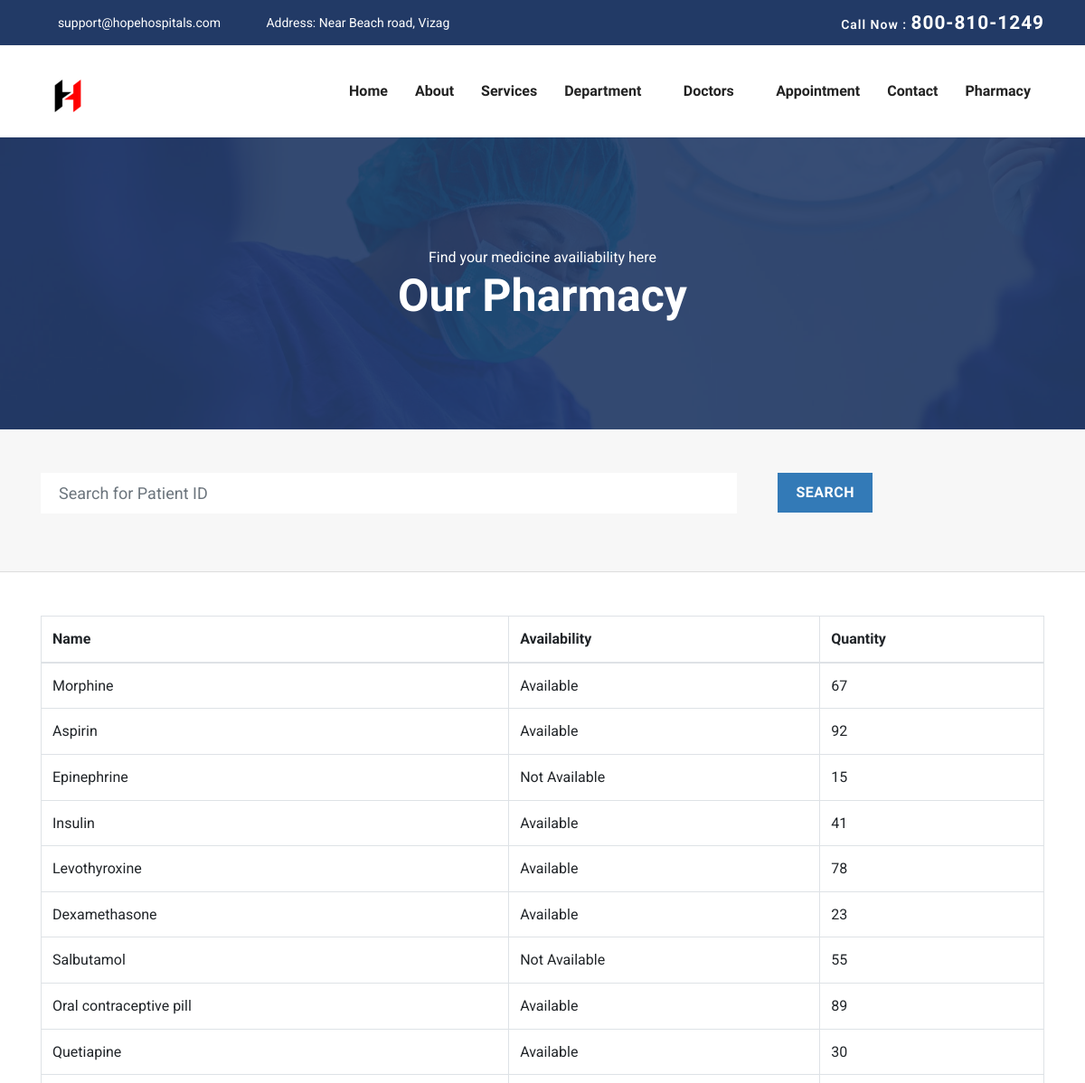
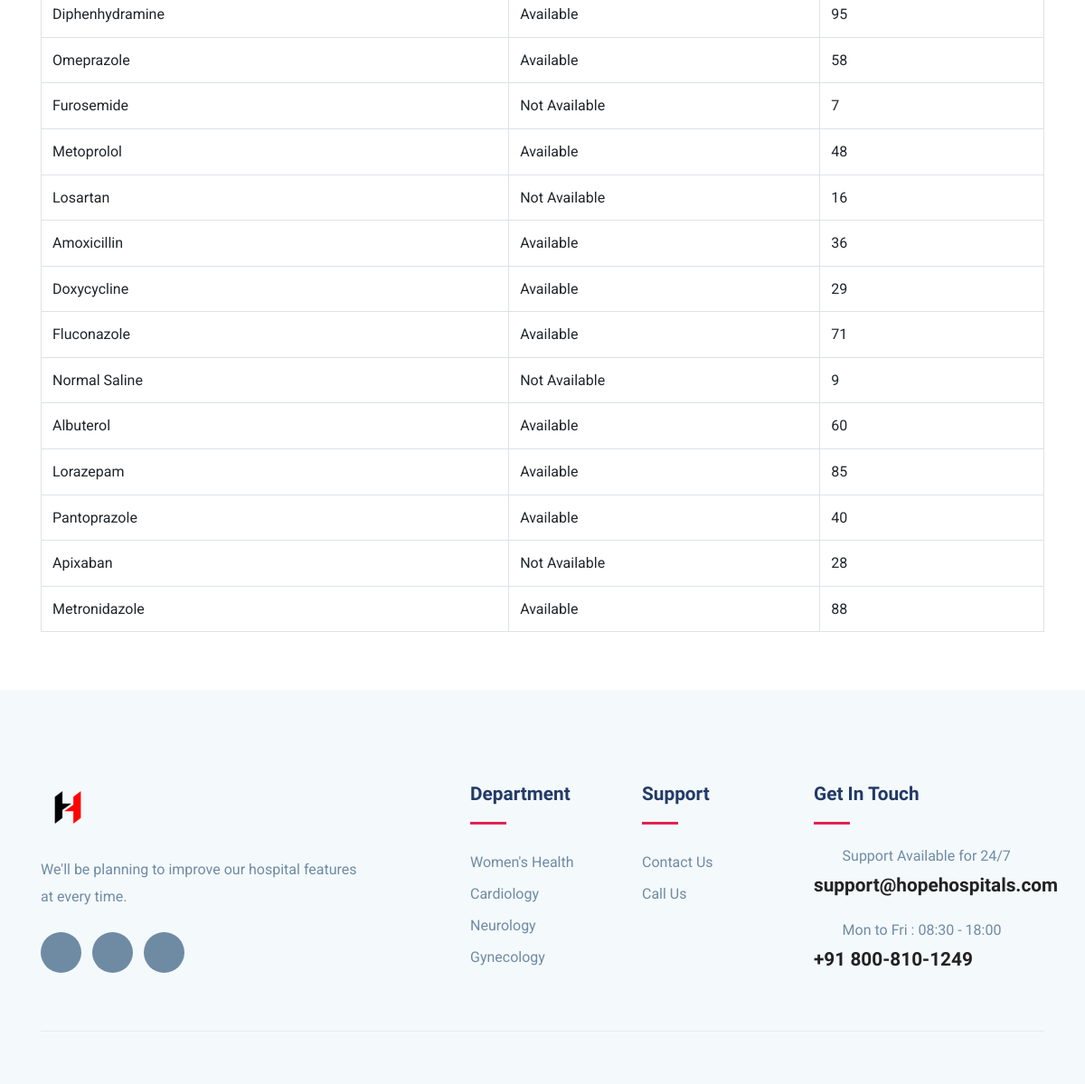
Screenshot of /pharmacy/ with the database file from the repository (2 pictures, top to bottom).
### hospital/models.py (models this page shows, shortened)
class Medicine(models.Model):
    name = models.CharField(max_length=100)
    availability = models.BooleanField(default=True)
    quantity = models.IntegerField()

### hospital/views.py (the view)
# urls.py: path('pharmacy/', views.pharmacy, name='pharmacy'),
def pharmacy(request):
    medicines = Medicine.objects.all()  # Fetch all medicines
    return render(request, 'pharmacy.html', {'medicines': medicines})  # Pass medicines to the template

### hospital/templates/pharmacy.html (shortened to what this page needs)
{% load static %}
<!DOCTYPE html>
<html lang="zxx">
<head>
  <link rel="stylesheet" href="{% static 'plugins/bootstrap/css/bootstrap.min.css' %}">
  <link rel="stylesheet" href="{% static 'plugins/icofont/icofont.min.css' %}">
  <link rel="stylesheet" href="{% static 'plugins/slick-carousel/slick/slick.css' %}">
  <link rel="stylesheet" href="{% static 'plugins/slick-carousel/slick/slick-theme.css' %}">
  <link rel="stylesheet" href="{% static 'css/style.css' %}">
</head>
<body id="top">
	<header>
		<div class="header-top-bar">
			<div class="container">
				<div class="row align-items-center">
					<div class="col-lg-6">
						<ul class="top-bar-info list-inline-item pl-0 mb-0">
							<li class="list-inline-item"><a href="mailto:support@gmail.com"><i class="icofont-support-faq mr-2"></i>support@hopehospitals.com</a></li>
							<li class="list-inline-item"><i class="icofont-location-pin mr-2"></i>Address: Near Beach road, Vizag</li>
						</ul>
					</div>
					<div class="col-lg-6">
						<div class="text-lg-right top-right-bar mt-2 mt-lg-0">
							<a href="tel:+91-800-810-1249" >
								<span>Call Now : </span>
								<span class="h4">800-810-1249</span>
							</a>
						</div>
					</div>
				</div>
			</div>
		</div>
		<nav class="navbar navbar-expand-lg navigation" id="navbar">
			<div class="container">
				  <a class="navbar-brand" href="{% url 'index' %}">
					  <img src="{% static 'images/logo.png' %}" alt="" class="img-fluid">
				  </a>
			  <div class="collapse navbar-collapse" id="navbarmain">
				<ul class="navbar-nav ml-auto">
				  <li class="nav-item active">
					<a class="nav-link" href="{% url 'index' %}">Home</a>
				  </li>
				   <li class="nav-item"><a class="nav-link" href="{% url 'about' %}">About</a></li>
					<li class="nav-item"><a class="nav-link" href="{% url 'service' %}">Services</a></li>
					<li class="nav-item dropdown">
						<a class="nav-link dropdown-toggle" href="{% url 'department' %}" id="dropdown02" data-toggle="dropdown" aria-haspopup="true" aria-expanded="false">Department <i class="icofont-thin-down"></i></a>
					  </li>
					  <li class="nav-item dropdown">
						<a class="nav-link dropdown-toggle" href="{% url 'doctor' %}" id="dropdown03" data-toggle="dropdown" aria-haspopup="true" aria-expanded="false">Doctors <i class="icofont-thin-down"></i></a>
					  </li>
					<li class="nav-item"><a class="nav-link" href="{% url 'appointment' %}">appointment</a></li>
				   <li class="nav-item"><a class="nav-link" href="{% url 'contact' %}">Contact</a></li>
				   <li class="nav-item"><a class="nav-link" href="{% url 'pharmacy' %}">Pharmacy</a></li>
				</ul>
			  </div>
			</div>
		</nav>
	</header>
<section class="page-title bg-1">
  <div class="container">
    <div class="row">
      <div class="col-md-12">
        <div class="block text-center">
          <span class="text-white">Find your medicine availiability here</span>
          <h1 class="text-capitalize mb-5 text-lg">Our Pharmacy</h1>
        </div>
      </div>
    </div>
  </div>
</section>
<section class="search-bar py-5" style="background-color: #f7f7f7; padding: 20px; border-bottom: 1px solid #ddd;">
	<div class="container">
	  <div class="row">
		<div class="col-md-10">
		  <div class="block">
			<form>
			  <div class="form-group" style="position: relative;">
				<input type="text" class="form-control form-control-lg" id="medicine-search" placeholder="Search for Patient ID" style="padding: 20px; font-size: 18px; border: none; border-radius: 0; box-shadow: none; width: calc(100% - 150px);">
				<button type="submit" class="btn btn-lg btn-primary" style="position: absolute; top: 0; right: 0; padding: 10px 20px; font-size: 16px; border: none; border-radius: 0; background-color: #337ab7; color: #fff; margin-left: 20px;">Search</button>
			  </div>
			</form>
		  </div>
		</div>
	  </div>
	</div>
  </section>
  <section class="medicine-table py-5">
	<div class="container">
	  <div class="row">
		<div class="col-md-12">
		  <table class="table table-bordered">
			<thead>
			  <tr>
				<th>Name</th>
				<th>Availability</th>
				<th>Quantity</th>
			  </tr>
			</thead>
			<tbody>
				{% for medicine in medicines %}
					<tr>
						<td>{{ medicine.name }}</td>
						<td>
							{% if medicine.availability %}
								Available
							{% else %}
								Not Available
							{% endif %}
						</td>
						<td>{{ medicine.quantity }}</td>
					</tr>
				{% empty %}
					<tr>
						<td colspan="3">No medicines available.</td>
					</tr>
				{% endfor %}
			</tbody>
		  </table>
		</div>
	  </div>
	</div>
  </section>
</body>
<footer class="footer section gray-bg">
	<div class="container">
		<div class="row">
			<div class="col-lg-4 mr-auto col-sm-6">
				<div class="widget mb-5 mb-lg-0">
					<div class="logo mb-4">
						<img src="{% static 'images/logo.png' %}" alt="" class="img-fluid">
					</div>
					<p>We'll be planning to improve our hospital features at every time.</p>
					<ul class="list-inline footer-socials mt-4">
						<li class="list-inline-item"><a href="https://www.facebook.com/themefisher"><i class="icofont-facebook"></i></a></li>
						<li class="list-inline-item"><a href="https://twitter.com/themefisher"><i class="icofont-twitter"></i></a></li>
						<li class="list-inline-item"><a href="https://www.pinterest.com/themefisher/"><i class="icofont-linkedin"></i></a></li>
					</ul>
				</div>
			</div>
			<div class="col-lg-2 col-md-6 col-sm-6">
				<div class="widget mb-5 mb-lg-0">
					<h4 class="text-capitalize mb-3">Department</h4>
					<div class="divider mb-4"></div>
					<ul class="list-unstyled footer-menu lh-35">
						<li><a href="{% url 'womenhealth' %}">Women's Health</a></li>
						<li><a href="{% url 'cardio_dept' %}">Cardiology</a></li>
						<li><a href="{% url 'neuro_dept' %}">Neurology</a></li>
						<li><a href="{% url 'gyno_dept' %}">Gynecology</a></li>
					</ul>
				</div>
			</div>
			<div class="col-lg-2 col-md-6 col-sm-6">
				<div class="widget mb-5 mb-lg-0">
					<h4 class="text-capitalize mb-3">Support</h4>
					<div class="divider mb-4"></div>
					<ul class="list-unstyled footer-menu lh-35">
						<li><a href="#">Contact Us</a></li>
						<li><a href="#">Call Us</a></li>
					</ul>
				</div>
			</div>
			<div class="col-lg-3 col-md-6 col-sm-6">
				<div class="widget widget-contact mb-5 mb-lg-0">
					<h4 class="text-capitalize mb-3">Get in Touch</h4>
					<div class="divider mb-4"></div>
					<div class="footer-contact-block mb-4">
						<div class="icon d-flex align-items-center">
							<i class="icofont-email mr-3"></i>
							<span class="h6 mb-0">Support Available for 24/7</span>
						</div>
						<h4 class="mt-2"><a href="tel:+23-345-67890">support@hopehospitals.com</a></h4>
					</div>
					<div class="footer-contact-block">
						<div class="icon d-flex align-items-center">
							<i class="icofont-support mr-3"></i>
							<span class="h6 mb-0">Mon to Fri : 08:30 - 18:00</span>
						</div>
						<h4 class="mt-2"><a href="tel:+23-345-67890">+91 800-810-1249</a></h4>
					</div>
				</div>
			</div>
		</div>
		<div class="footer-btm py-4 mt-5">
		</div>
	</div>
</footer>
  </body>
  </html>

### staticfiles/novena/css/style.css (style rules this page uses)
html { overflow-x: hidden; }
body { line-height: 1.6; font-family: "Roboto", sans-serif; -webkit-font-smoothing: antialiased; font-size: 16px; color: #6F8BA4; font-weight: 400; }
h1, .h1, h2, .h2, h3, .h3, h4, .h4, h5, .h5, h6, .h6 { font-family: "Exo", sans-serif; font-weight: 700; color: #222; }
h1, .h1 { font-size: 2.5rem; }
h4, .h4 { font-size: 1.3rem; line-height: 30px; }
h6, .h6 { font-size: 1rem; }
p { line-height: 30px; }
input[type="email"], input[type="password"], input[type="text"], input[type="tel"] { box-shadow: none; height: 45px; outline: none; font-size: 14px; }
.form-control { box-shadow: none; border-radius: 0; }
.btn { display: inline-block; font-size: 14px; font-size: 0.8125rem; font-weight: 700; letter-spacing: .5px; padding: .75rem 2rem; font-family: "Exo", sans-serif; text-transform: uppercase; border-radius: 5px; border: 2px solid transparent; transition: all .35s ease; }
.section { padding: 100px 0; }
.text-lg { font-size: 3.75rem; }
a { color: #222; text-decoration: none; transition: all .35s ease; }
.page-title { padding: 120px 0px 70px 0px; position: relative; }
.page-title .block h1 { color: #fff; }
.text-lg { font-size: 50px; }
.gray-bg { background: #f4f9fc; }
#navbarmain { padding: 20px 0px; }
#navbarmain .nav-link { font-weight: 600; padding: 10px 15px; color: #222; font-family: "Exo", sans-serif; text-transform: capitalize; font-size: 16px; transition: all .25s ease; }
.dropdown-toggle::after { display: none; }
.navbar-brand { margin-top: 10px; }
.header-top-bar { background: #223a66; font-size: 14px; padding: 10px 0px; box-shadow: 0 1px 2px rgba(0, 0, 0, 0.05); color: #fff; }
.top-bar-info li a { color: #fff; margin-right: 20px; }
.top-right-bar a span { color: #fff; font-weight: 600; letter-spacing: 1px; }
.bg-1 { background: url("../images/bg/22.jpg") no-repeat 50% 50%; background-size: cover; position: relative; }
.divider { width: 40px; height: 5px; background: #e12454; }
.lh-35 { line-height: 35px; }
.footer { padding-bottom: 10px; }
.logo { font-weight: 600; letter-spacing: 1px; }
.widget .divider { height: 3px; }
.widget h4 { color: #223a66; }
.widget .footer-menu a { color: #6F8BA4; }
.footer-contact-block span { font-weight: 400; color: #6F8BA4; }
.footer-contact-block i { font-size: 20px; }
.footer-btm { border-top: 1px solid rgba(0, 0, 0, 0.06); }
.footer-socials li a { width: 45px; height: 45px; background: #6F8BA4; color: #fff; display: inline-block; text-align: center; border-radius: 100%; padding-top: 12px; }

### rows the page displays
Medicine: name "Morphine", availability "Available", quantity "67"
Medicine: name "Aspirin", availability "Available", quantity "92"
Medicine: name "Epinephrine", availability "Not Available", quantity "15"
Medicine: name "Insulin", availability "Available", quantity "41"
Medicine: name "Levothyroxine", availability "Available", quantity "78"
Medicine: name "Dexamethasone", availability "Available", quantity "23"
Medicine: name "Salbutamol", availability "Not Available", quantity "55"
Medicine: name "Oral contraceptive pill", availability "Available", quantity "89"
Medicine: name "Quetiapine", availability "Available", quantity "30"
Medicine: name "Diphenhydramine", availability "Available", quantity "95"
Medicine: name "Omeprazole", availability "Available", quantity "58"
Medicine: name "Furosemide", availability "Not Available", quantity "7"
Medicine: name "Metoprolol", availability "Available", quantity "48"
Medicine: name "Losartan", availability "Not Available", quantity "16"
Medicine: name "Amoxicillin", availability "Available", quantity "36"
Medicine: name "Doxycycline", availability "Available", quantity "29"
Medicine: name "Fluconazole", availability "Available", quantity "71"
Medicine: name "Normal Saline", availability "Not Available", quantity "9"
Medicine: name "Albuterol", availability "Available", quantity "60"
Medicine: name "Lorazepam", availability "Available", quantity "85"
Medicine: name "Pantoprazole", availability "Available", quantity "40"
Medicine: name "Apixaban", availability "Not Available", quantity "28"
Medicine: name "Metronidazole", availability "Available", quantity "88"
